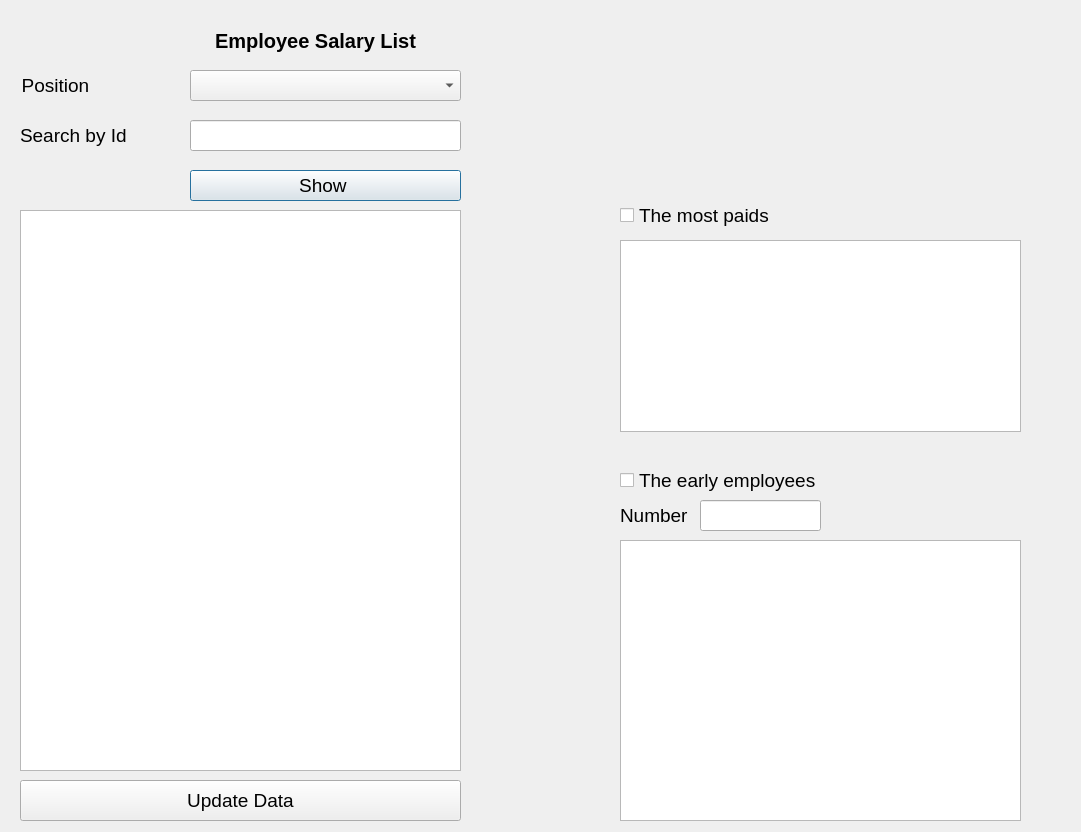
<?xml version="1.0" encoding="UTF-8"?>
<ui version="4.0">
 <class>Dialog</class>
 <widget class="QDialog" name="Dialog">
  <property name="geometry">
   <rect>
    <x>0</x>
    <y>0</y>
    <width>1081</width>
    <height>832</height>
   </rect>
  </property>
  <property name="windowTitle">
   <string>Salaries</string>
  </property>
  <widget class="QLabel" name="label">
   <property name="geometry">
    <rect>
     <x>210</x>
     <y>20</y>
     <width>211</width>
     <height>41</height>
    </rect>
   </property>
   <property name="font">
    <font>
     <pointsize>15</pointsize>
     <weight>75</weight>
     <bold>true</bold>
    </font>
   </property>
   <property name="text">
    <string>Employee Salary List</string>
   </property>
   <property name="alignment">
    <set>Qt::AlignCenter</set>
   </property>
  </widget>
  <widget class="QLabel" name="label_2">
   <property name="geometry">
    <rect>
     <x>0</x>
     <y>70</y>
     <width>111</width>
     <height>31</height>
    </rect>
   </property>
   <property name="font">
    <font>
     <pointsize>14</pointsize>
    </font>
   </property>
   <property name="text">
    <string>Position</string>
   </property>
   <property name="alignment">
    <set>Qt::AlignCenter</set>
   </property>
  </widget>
  <widget class="QComboBox" name="cmbPositionSalariesPage">
   <property name="geometry">
    <rect>
     <x>190</x>
     <y>70</y>
     <width>271</width>
     <height>31</height>
    </rect>
   </property>
  </widget>
  <widget class="QLabel" name="label_3">
   <property name="geometry">
    <rect>
     <x>20</x>
     <y>120</y>
     <width>111</width>
     <height>31</height>
    </rect>
   </property>
   <property name="font">
    <font>
     <pointsize>14</pointsize>
    </font>
   </property>
   <property name="text">
    <string>Search by Id</string>
   </property>
  </widget>
  <widget class="QLineEdit" name="lnIdSalariesPage">
   <property name="geometry">
    <rect>
     <x>190</x>
     <y>120</y>
     <width>271</width>
     <height>31</height>
    </rect>
   </property>
  </widget>
  <widget class="QListWidget" name="lwMainShowSalariesPage">
   <property name="geometry">
    <rect>
     <x>20</x>
     <y>210</y>
     <width>441</width>
     <height>561</height>
    </rect>
   </property>
  </widget>
  <widget class="QPushButton" name="btnShowSalariesPage">
   <property name="geometry">
    <rect>
     <x>190</x>
     <y>170</y>
     <width>271</width>
     <height>31</height>
    </rect>
   </property>
   <property name="font">
    <font>
     <pointsize>14</pointsize>
    </font>
   </property>
   <property name="text">
    <string>Show </string>
   </property>
  </widget>
  <widget class="QCheckBox" name="chkMostPaidSalariesPage">
   <property name="geometry">
    <rect>
     <x>620</x>
     <y>200</y>
     <width>151</width>
     <height>31</height>
    </rect>
   </property>
   <property name="font">
    <font>
     <pointsize>14</pointsize>
    </font>
   </property>
   <property name="text">
    <string>The most paids</string>
   </property>
  </widget>
  <widget class="QListWidget" name="listWidget_2">
   <property name="geometry">
    <rect>
     <x>620</x>
     <y>240</y>
     <width>401</width>
     <height>192</height>
    </rect>
   </property>
  </widget>
  <widget class="QCheckBox" name="checkBox_2">
   <property name="geometry">
    <rect>
     <x>620</x>
     <y>460</y>
     <width>201</width>
     <height>41</height>
    </rect>
   </property>
   <property name="font">
    <font>
     <pointsize>14</pointsize>
    </font>
   </property>
   <property name="text">
    <string>The early employees</string>
   </property>
  </widget>
  <widget class="QListWidget" name="listWidget_3">
   <property name="geometry">
    <rect>
     <x>620</x>
     <y>540</y>
     <width>401</width>
     <height>281</height>
    </rect>
   </property>
  </widget>
  <widget class="QLineEdit" name="lineEdit_2">
   <property name="geometry">
    <rect>
     <x>700</x>
     <y>500</y>
     <width>121</width>
     <height>31</height>
    </rect>
   </property>
  </widget>
  <widget class="QLabel" name="label_4">
   <property name="geometry">
    <rect>
     <x>620</x>
     <y>500</y>
     <width>81</width>
     <height>31</height>
    </rect>
   </property>
   <property name="font">
    <font>
     <pointsize>14</pointsize>
    </font>
   </property>
   <property name="text">
    <string>Number</string>
   </property>
  </widget>
  <widget class="QPushButton" name="btnUpdateSalariesPage">
   <property name="geometry">
    <rect>
     <x>20</x>
     <y>780</y>
     <width>441</width>
     <height>41</height>
    </rect>
   </property>
   <property name="font">
    <font>
     <pointsize>14</pointsize>
    </font>
   </property>
   <property name="text">
    <string>Update Data</string>
   </property>
  </widget>
 </widget>
 <resources/>
 <connections/>
</ui>
